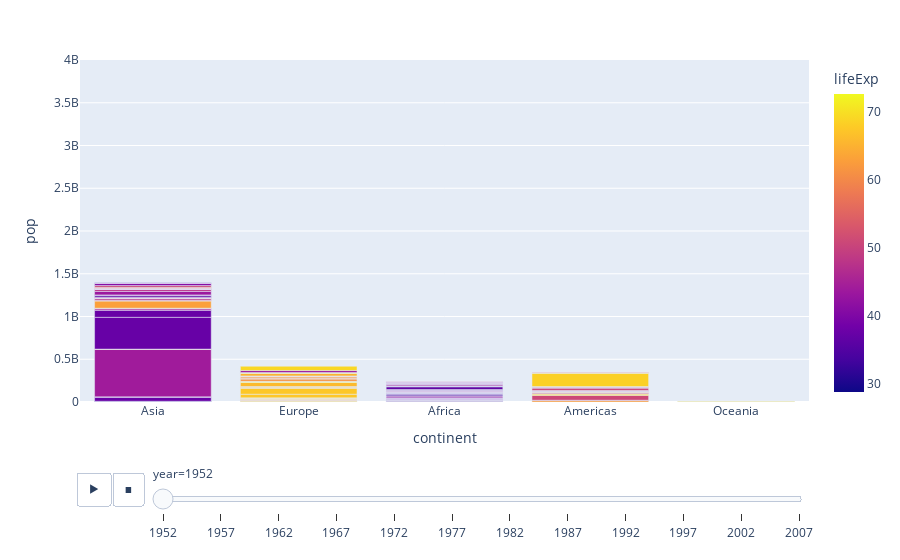

Here is the notebook cell this chart was saved with:
### Code cell
fig = px.bar(gapminder,
             x ="continent",
             y ="pop",
             color ='lifeExp',
             animation_frame ='year',
             hover_name ='country',
             range_y =[0, 4000000000])
fig.show()

### Figure 1 — Plotly figure (JSON) as saved in the notebook; plotly's stock layout.template omitted (floating-point values rounded to 4 significant figures; data arrays with more than 128 entries replaced by an {"elided": "..."} marker saying what was removed)
{"data": [{"alignmentgroup": "True", "hovertemplate": "<b>%{hovertext}</b><br><br>year=1952<br>continent=%{x}<br>pop=%{y}<br>lifeExp=%{marker.color}<extra></extra>", "hovertext": {"elided": "142 str values"}, "legendgroup": "", "marker": {"color": {"elided": "142 float values"}, "coloraxis": "coloraxis", "pattern": {"shape": ""}}, "name": "", "offsetgroup": "", "orientation": "v", "showlegend": false, "textposition": "auto", "type": "bar", "x": {"elided": "142 str values"}, "xaxis": "x", "y": {"elided": "142 int values"}, "yaxis": "y"}], "layout": {"autosize": true, "barmode": "relative", "coloraxis": {"colorbar": {"title": {"text": "lifeExp"}}, "colorscale": [[0, "#0d0887"], [0.1111, "#46039f"], [0.2222, "#7201a8"], [0.3333, "#9c179e"], [0.4444, "#bd3786"], [0.5556, "#d8576b"], [0.6667, "#ed7953"], [0.7778, "#fb9f3a"], [0.8889, "#fdca26"], [1, "#f0f921"]]}, "legend": {"tracegroupgap": 0}, "margin": {"t": 60}, "sliders": [{"active": 0, "currentvalue": {"prefix": "year="}, "len": 0.9, "pad": {"b": 10, "t": 60}, "steps": [{"args": [["1952"], {"frame": {"duration": 0, "redraw": true}, "fromcurrent": true, "mode": "immediate", "transition": {"duration": 0, "easing": "linear"}}], "label": "1952", "method": "animate"}, {"args": [["1957"], {"frame": {"duration": 0, "redraw": true}, "fromcurrent": true, "mode": "immediate", "transition": {"duration": 0, "easing": "linear"}}], "label": "1957", "method": "animate"}, {"args": [["1962"], {"frame": {"duration": 0, "redraw": true}, "fromcurrent": true, "mode": "immediate", "transition": {"duration": 0, "easing": "linear"}}], "label": "1962", "method": "animate"}, {"args": [["1967"], {"frame": {"duration": 0, "redraw": true}, "fromcurrent": true, "mode": "immediate", "transition": {"duration": 0, "easing": "linear"}}], "label": "1967", "method": "animate"}, {"args": [["1972"], {"frame": {"duration": 0, "redraw": true}, "fromcurrent": true, "mode": "immediate", "transition": {"duration": 0, "easing": "linear"}}], "label": "1972", "method": "animate"}, {"args": [["1977"], {"frame": {"duration": 0, "redraw": true}, "fromcurrent": true, "mode": "immediate", "transition": {"duration": 0, "easing": "linear"}}], "label": "1977", "method": "animate"}, {"args": [["1982"], {"frame": {"duration": 0, "redraw": true}, "fromcurrent": true, "mode": "immediate", "transition": {"duration": 0, "easing": "linear"}}], "label": "1982", "method": "animate"}, {"args": [["1987"], {"frame": {"duration": 0, "redraw": true}, "fromcurrent": true, "mode": "immediate", "transition": {"duration": 0, "easing": "linear"}}], "label": "1987", "method": "animate"}, {"args": [["1992"], {"frame": {"duration": 0, "redraw": true}, "fromcurrent": true, "mode": "immediate", "transition": {"duration": 0, "easing": "linear"}}], "label": "1992", "method": "animate"}, {"args": [["1997"], {"frame": {"duration": 0, "redraw": true}, "fromcurrent": true, "mode": "immediate", "transition": {"duration": 0, "easing": "linear"}}], "label": "1997", "method": "animate"}, {"args": [["2002"], {"frame": {"duration": 0, "redraw": true}, "fromcurrent": true, "mode": "immediate", "transition": {"duration": 0, "easing": "linear"}}], "label": "2002", "method": "animate"}, {"args": [["2007"], {"frame": {"duration": 0, "redraw": true}, "fromcurrent": true, "mode": "immediate", "transition": {"duration": 0, "easing": "linear"}}], "label": "2007", "method": "animate"}], "x": 0.1, "xanchor": "left", "y": 0, "yanchor": "top"}], "updatemenus": [{"buttons": [{"args": [null, {"frame": {"duration": 500, "redraw": true}, "fromcurrent": true, "mode": "immediate", "transition": {"duration": 500, "easing": "linear"}}], "label": "&#9654;", "method": "animate"}, {"args": [[null], {"frame": {"duration": 0, "redraw": true}, "fromcurrent": true, "mode": "immediate", "transition": {"duration": 0, "easing": "linear"}}], "label": "&#9724;", "method": "animate"}], "direction": "left", "pad": {"r": 10, "t": 70}, "showactive": false, "type": "buttons", "x": 0.1, "xanchor": "right", "y": 0, "yanchor": "top"}], "xaxis": {"anchor": "y", "autorange": true, "domain": [0, 1], "range": [-0.5, 4.5], "title": {"text": "continent"}, "type": "category"}, "yaxis": {"anchor": "x", "domain": [0, 1], "range": [0, 4000000000], "title": {"text": "pop"}, "type": "linear"}}}
